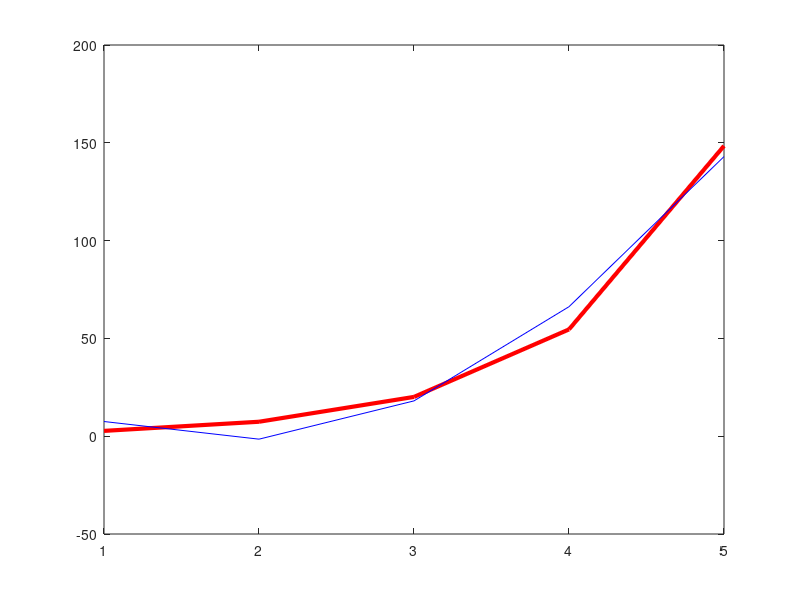

MATLAB code to generate this figure:
x = [1 2 3 4 5]
y=exp(x)
plot(x,y,'r','LineWidth',3)
hold on;
fi = [1 1 1; 1 2 4; 1 3 9; 1 4 16; 1 5 25]
y = y'
T = fi \ y
yaprox = fi * T
plot(x,yaprox,'b')